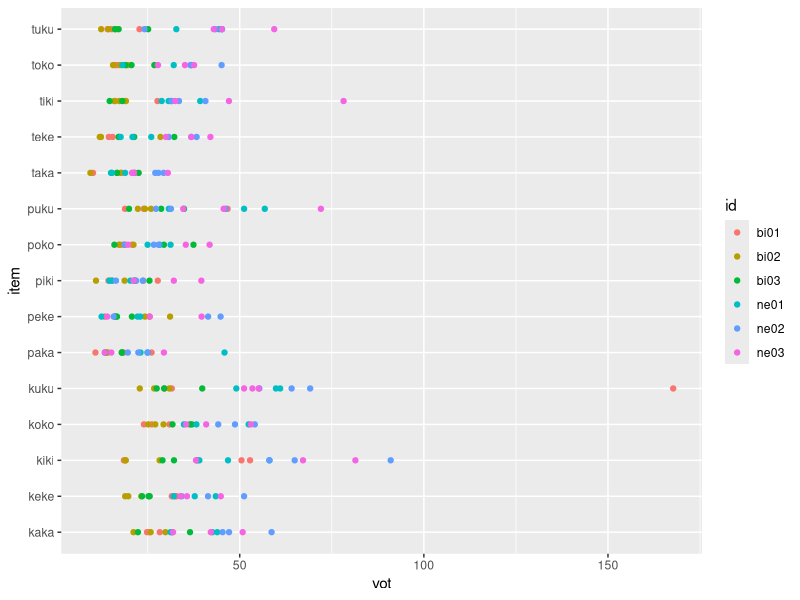
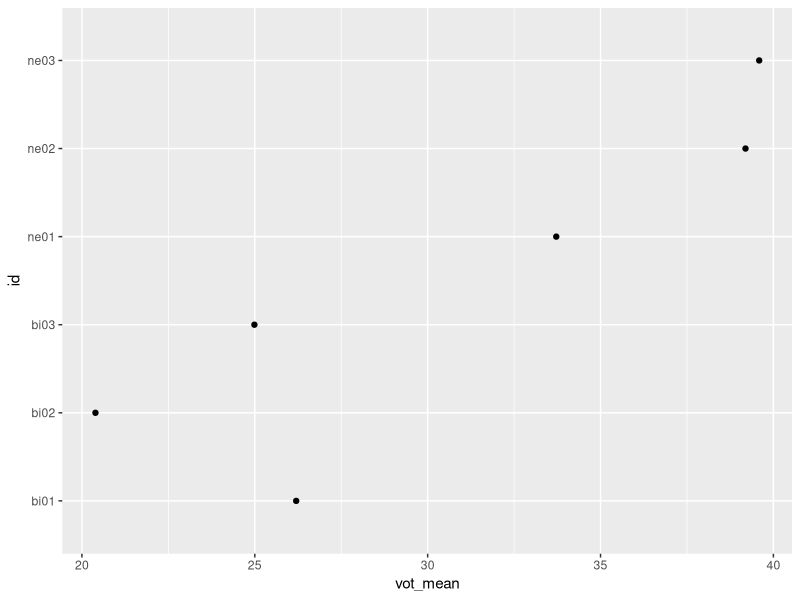

Write R code to recreate these figures, in order.
## ---- chunk 1
library("dplyr")   
library("ggplot2") 
library("readr")   
library("here")    
library("tidyr")
library("stringr")
library("knitr")

## ---- chunk 2
#| label: load-data
# You need to get all the files in the 'data' directory and combine them
# Check previous examples we did in class 

here("data")

read_csv(file = "../data/bi01.csv")
read_csv(file = "../data/bi02.csv")
read_csv(file = "../data/bi03.csv")
read_csv(file = "../data/ne01.csv")
read_csv(file = "../data/ne02.csv")
read_csv(file = "../data/ne03.csv")

bi01 <- read_csv(here("data", "bi01.csv"))
bi02 <- read_csv(here("data", "bi02.csv"))
bi03 <- read_csv(here("data", "bi03.csv"))
ne01 <- read_csv(here("data", "ne01.csv"))
ne02 <- read_csv(here("data", "ne02.csv"))
ne03 <- read_csv(here("data", "ne03.csv"))

data<-rbind(bi01,bi02,bi03, ne01,ne02, ne03)

bi<-rbind(bi01,bi02,bi03)
ne<-rbind(ne01,ne02, ne03)

## ---- chunk 3
#| label: tidy-data
# Convert from long to wide or wide to long format as necessary (check 
# examples from class)
# Create any other relevant variables here 

#Get rid of unnecessary columns

#Overall data
data_cleanup<-data%>%
   separate(fileID,into = c("id","stim"), sep = 4)%>%
  mutate(word = str_remove(stim,"[_]"))%>%
  mutate(item = str_remove(word, "[1-2]"))

#Bilingual data
bi_cleanup<-bi%>%
   separate(fileID,into = c("id","stim"), sep = 4)%>%
  mutate(word = str_remove(stim,"[_]"))%>%
  mutate(item = str_remove(word, "[1-2]"))

#Learner data
ne_cleanup<-ne%>%
   separate(fileID,into = c("id","stim"), sep = 4)%>%
  mutate(word = str_remove(stim,"[_]"))%>%
  mutate(item = str_remove(word, "[1-2]"))


#Select only those columns that are important.
#Overall data
data_total<-select(data_cleanup, id, item, vot, f1, f2)
#Bilingual data
bi_total<-select(bi_cleanup, id, item, vot, f1, f2)
#Learner
ne_total<-select(ne_cleanup, id, item, vot, f1, f2)

## ---- chunk 4
#| label: descriptive-stats
# Give some descriptive summaries of your data 
# Display your descriptives in a table (try knitr::kable())

# Overall stats(VOT, f1, f2)

data_stats<-data_total %>% 
  group_by(id) %>% 
  summarize(vot_mean=mean(vot), f1_mean=mean(f1), f2_mean= mean(f2))

knitr::kable (data_stats, "html")

# Overall stats(VOT)

data_vot<-data_total %>% 
  group_by(id) %>% 
  summarize(vot_mean=mean(vot))

knitr::kable (data_vot, "html")


# Bilingual Group Statistics (VOT per individual participant)

bi_vot<-bi_total %>% 
  group_by(id) %>% 
  summarize(vot_mean=mean(vot))

knitr::kable (bi_vot, "html")

# Bilingual Group Statistics (VOT per whole group)
bi_vot_global<-bi_total %>% 
  summarize(vot_mean=mean(vot))

knitr::kable (bi_vot_global, "html")

# Learner Group Statistics (VOT per individual participant)

ne_vot<-ne_total %>% 
  group_by(id) %>% 
  summarize(vot_mean=mean(vot))

knitr::kable (ne_vot, "html")

# Learner Group Statistics (VOT per whole group)
ne_vot_global<-ne_total %>% 
  summarize(vot_mean=mean(vot))

knitr::kable (ne_vot_global, "html")

## ---- chunk 5
#| label: plots 
#| fig.retina: 2
# Include some plots here

data_total %>% 
  ggplot(.,aes(x=vot, y=item, color=id))+
  geom_point()

data_stats %>% 
  ggplot(.,aes(x=vot_mean, y=id))+
  geom_point()

## ---- chunk 6
#| label: stats
# Conduct a simple statistical analysis here (optional)



## ---- chunk 7
knitr::kable (bi_vot, "html")
## ---- chunk 8
knitr::kable (ne_vot, "html")
## ---- chunk 9
knitr::kable (ne_vot_global, "html")
## ---- chunk 10
knitr::kable (bi_vot_global, "html")
